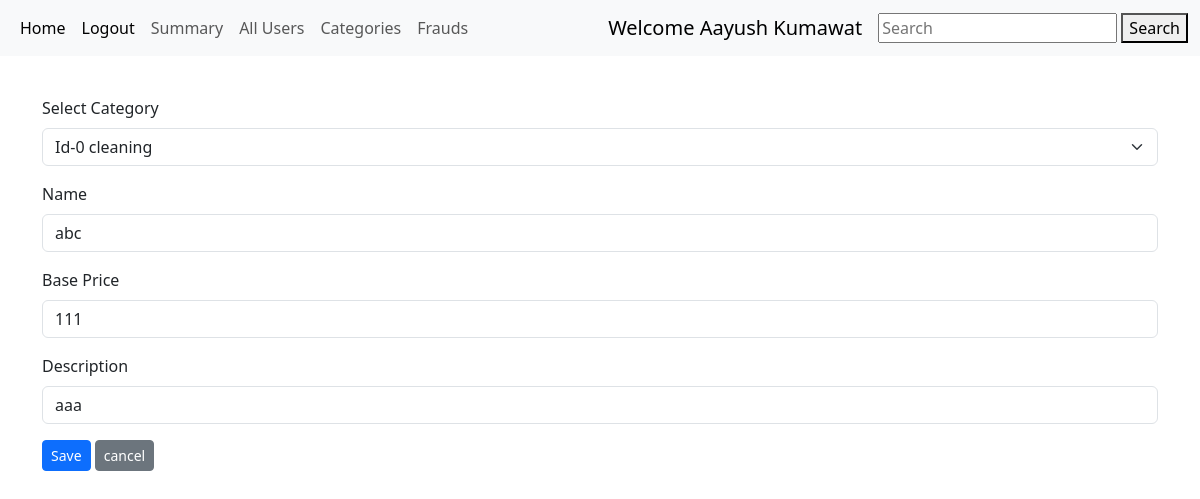
Before: /edit_service/1/Aayush Kumawat with the older database file.
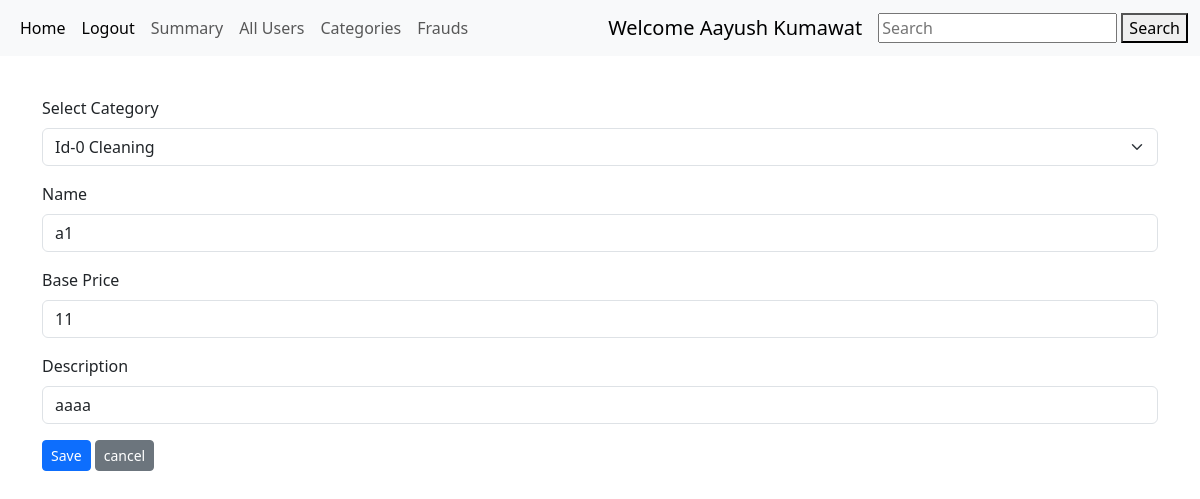
After: the same page with the newer database file.
### models.py (models this page shows)
class Services(db.Model):
    id = db.Column(db.Integer, primary_key=True)
    c_id = db.Column(db.Integer, db.ForeignKey('category.id'),nullable=False)    #category fk
    name = db.Column(db.String(64), nullable=False)
    base_price = db.Column(db.Integer , nullable=False)
    description = db.Column(db.String(64), nullable=False)
    professional = db.relationship("Professional", backref = 'services',cascade = "all,delete",lazy = True)
    running = db.relationship("Running", backref = 'services',cascade = "all,delete",lazy = True)

### routes.py (the view, shortened to what this page needs)
@app.route('/edit_service/<id>/<user>' , methods = ['GET','POST'])
def edit_service(id,user):
    service = get_service_by_id(id)
    return render_template('edit_service.html',service=service,user=user,categories = get_category())

### routes.py (called while the page is built)
def get_category():
    categories = Category.query.all()
    return categories  #give list

def get_service_by_id(service_id):
    service = Services.query.filter_by(id=service_id).first()   #give 1st ele of list services. in which id matched.
    return service

### templates/edit_service.html (shortened to what this page needs)
{% extends 'layout.html' %}
{% block content %}
<form  style="margin-top:40px;"  action="/edit_service/{{service.id}}/{{user}}" method="POST">
  <div class="mb-3">
  <label for="category" class="form-label">Select Category</label>
  <select class="form-select form-label"  name="category" id="category" required>
    {% for category in categories %}
    <option value={{service.category.name}}>Id-{{category.id}}  {{category.name}}</option>
    {% endfor %}
  </select>
  </div>
  <div class="mb-3">
    <label for="name" class="form-label">Name</label>
    <input type="text" class="form-control" name="name" id="name" value={{service.name}} required>
  </div>
  <div class="mb-3">
    <label for="base_price" class="form-label">Base Price</label>
    <input type="number" class="form-control" name="base_price" value={{service.base_price}} id="base_price" required>
  </div>
  <div class="mb-3">
    <label class="form-label" for="description">Description</label>
    <input type="text"  class="form-control" name="description" id="description" value={{service.description}} required>
  </div>
  <button type="submit" class="btn btn-primary btn-sm">Save</button>
  <a href="/admin/{{user}}"><button type="button" class="btn btn-secondary btn-sm">cancel</button></a>
</form>
{% endblock %}

Changed rows visible on the page:
changed Services: name "abc" → "a1"; base_price "111" → "11"; description "aaa" → "aaaa"
Other visible differences:
form field category: "Id-0 cleaning" → "Id-0 Cleaning"
